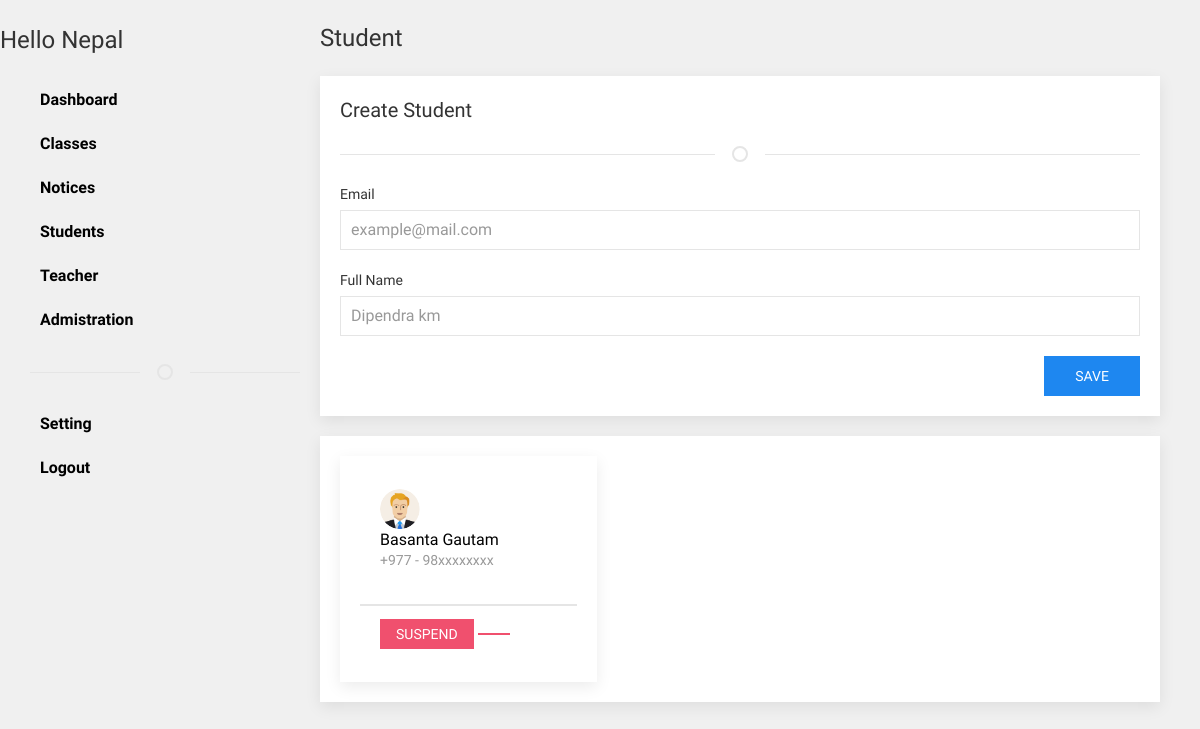
The page /manager/student/ (signed in) on the database its author committed.
### student/models.py (models this page shows, shortened)
class Student(models.Model):
    name = models.CharField(max_length=100)
    contact_no = models.CharField(max_length=20,default='98xxxxxxxx')
    profile = models.ImageField(blank=True,null=True,upload_to='profile/')
    user = models.OneToOneField(Account,on_delete=models.CASCADE)

### manager/views.py (the view, shortened to what this page needs)
# urls.py: path('student/', StudentView.as_view(), name='manage_student'),
class StudentView(View):
    template_name = 'manager/student.html'
    @method_decorator(login_required,'signin')
    def get(self,request,*arg,**kwargs):
        student = Student.objects.all()
        context = {
            'student':student
        }
        cache.clear()
        return render(request,self.template_name,context)

### templates/manager/student.html (shortened to what this page needs)
{% extends 'master/dashboard.html' %}
{% load static %}
 {% block 'contents' %}
     <div uk-grid>
        {% include 'includes/dashboard_sidenav.html' %}
        <div class="uk-width-3-4@m content">
            <h3>Student</h3>
            <div class="uk-card uk-card-default uk-card-body uk-card-small">
                <h4>Create Student</h4>
                <hr class="uk-divider-icon">
                <form class="uk-form-stacked" method="post">
                    <div class="uk-margin">
                        <label class="uk-form-label" for="form-stacked-email">Email</label>
                        <div class="uk-form-controls">
                            <input class="uk-input" id="form-stacked-email" name="email" type="text" placeholder="example@mail.com">
                        </div>
                    </div>
                    <div class="uk-margin">
                        <label class="uk-form-label" for="form-stacked-name">Full Name</label>
                        <div class="uk-form-controls">
                            <input class="uk-input" name="name" id="form-stacked-name" type="text" placeholder="Dipendra km">
                        </div>
                    </div>
                    <button class="uk-button uk-button-primary" style="float:right;">Save</button>
                </form>
            </div>
            <div class="uk-card uk-card-default uk-margin uk-card-small uk-card-body">
                <div class="uk-grid-column-small uk-child-width-1-3@s" uk-grid>
                    <div>
                        <div class="uk-card uk-card-default uk-card-hover uk-card-body">
                            {% for t in student %}
                               <div class="uk-card-header">
                                    <div class="uk-grid-small uk-flex-middle" uk-grid>
                                        <div class="uk-width-auto">
                                            {% if t.profile %}
                                                <img class="uk-border-circle" width="40" height="40" src="{{MEDIA_URL}}{{t.profile.url}}">
                                            {% else %}
                                                <img class="uk-border-circle" width="40" height="40" src="{% static 'img/teacher.png' %}">
                                            {% endif %}
                                        </div>
                                        <div class="uk-width-expand">
                                            <h5 class="uk-margin-remove-bottom"><a href="{% url 'student_details' t.id %}"> {{t.name}}</a></h5>
                                            <p class="uk-text-meta uk-margin-remove-top">+977 - {{t.contact_no}}</p>
                                        </div>
                                    </div>
                                </div>
                             <div class="uk-card-footer">
                                 {% if t.user.is_suspended %}
                                   <a id="js-release-confirm" href="#" class="uk-button uk-button-primary uk-button-small" url="{% url 'unsuspend_student' t.user_id %}">Release</a>
                                {% else %}
                                 <a id="js-modal-confirm" href="#" class="uk-button uk-button-danger uk-button-small" url="{% url 'suspend_student' t.user_id %}">Suspend</a>
                                 {% endif %}
                                 <a id="teacher-delete-confirm" href="#" class="uk-button uk-button-danger uk-button-small" url="{% url 'delete_student' t.user_id %}"></a>
                            </div>
                           {% endfor %}
                        </div>
                    </div>
                </div>
            </div>
        </div>
   </div>
 {% endblock %}

### static/css/dashboard.css (style rules this page uses)
* { font-family: 'Raleway', sans-serif; }
h1,h2,h3,h4,h5,h6,p,a,span { font-family: 'Raleway', sans-serif; }
a { color:black; }
html { background-color:#F0F0F0; }
.content { margin-left:25%; margin-top:2%; }

### rows shown on the page
Student: name "Basanta Gautam", contact_no "98xxxxxxxx", shows "SUSPEND"
